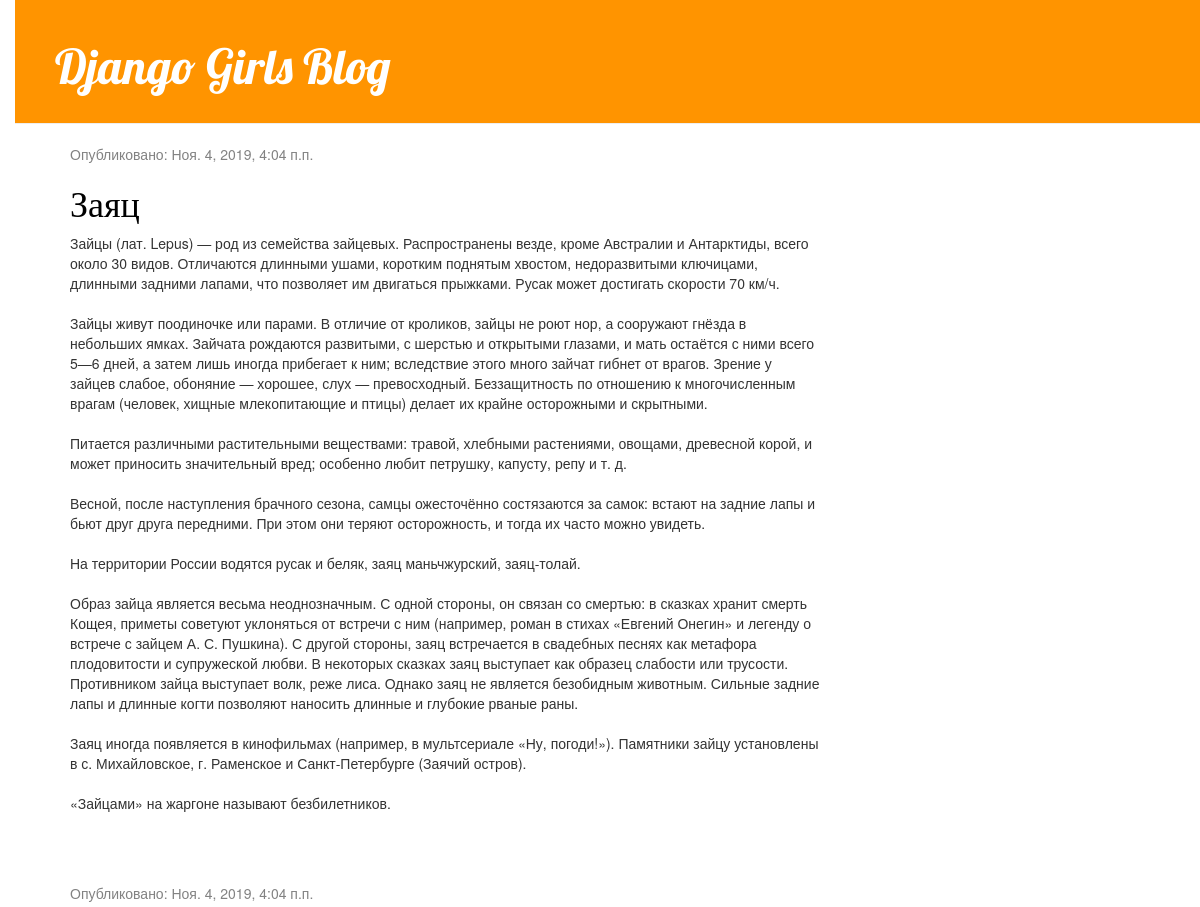
The app's page / (upper part), older data.
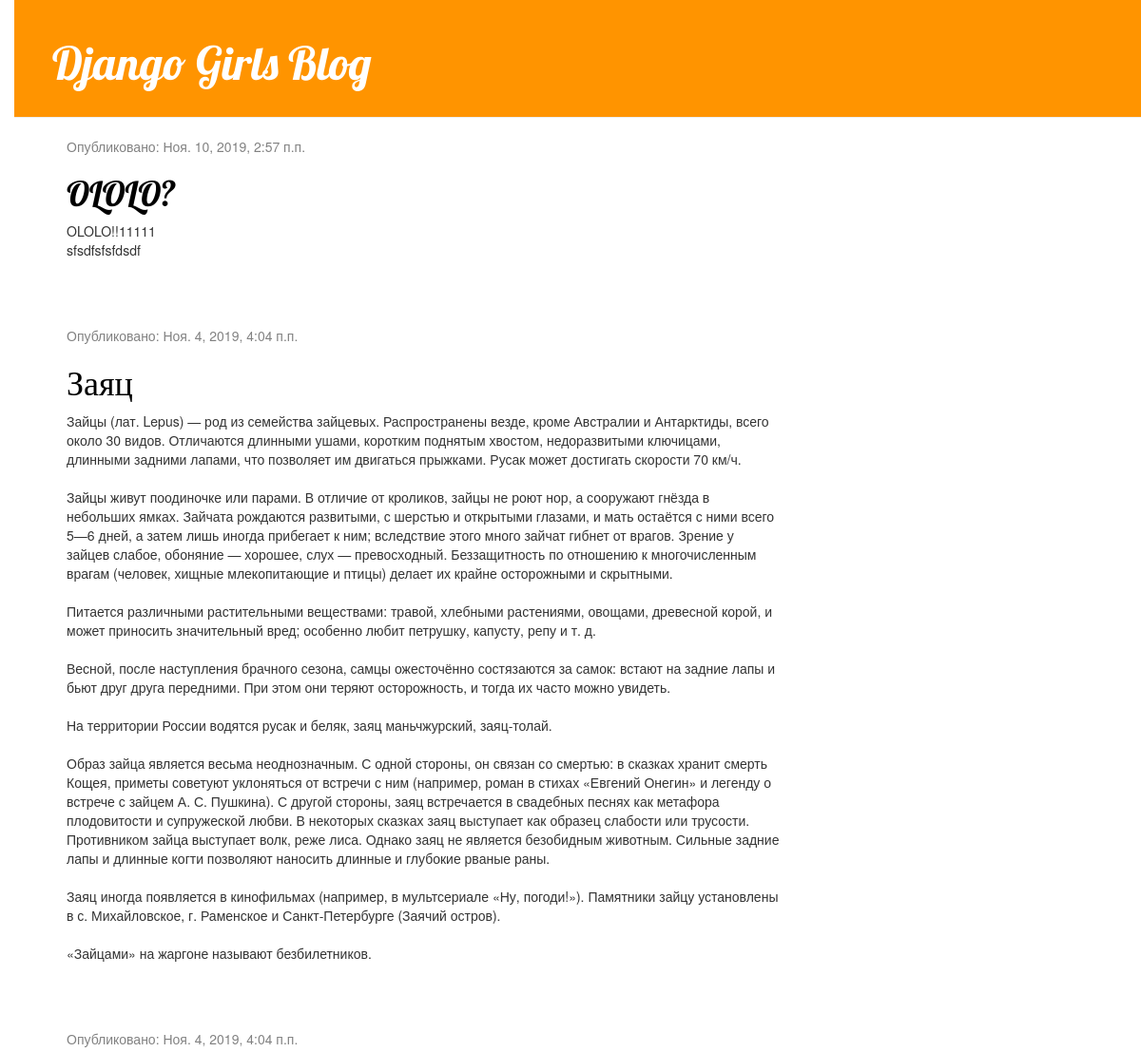
The same page, newer data.
### blog/models.py (models this page shows, shortened)
class Post(models.Model):
    author = models.ForeignKey(settings.AUTH_USER_MODEL, on_delete=models.CASCADE)
    title = models.CharField(max_length=200)
    text = models.TextField()
    created_date = models.DateTimeField(default=timezone.now)
    published_date = models.DateTimeField(blank=True, null=True)

### blog/views.py (the view)
# urls.py: path('', views.post_list, name='post_list'),
def post_list(request):
    posts = Post.objects.filter(published_date__lte=timezone.now()).order_by('-published_date')
    return render(request, 'blog/post_list.html', {'posts': posts})

### blog/templates/blog/post_list.html
{% extends 'blog/base.html' %}
{% block content %}
{% for post in posts %}
        <div class="post">
            <div class="date">
                <p>Опубликовано: {{ post.published_date }}</p>
            </div>
            <h1><a href="{% url 'post_detail' pk=post.pk %}">{{ post.title }}</a></h1>
            <p>{{ post.text|linebreaksbr }}</p>
        </div>
    {% endfor %}
{% endblock %}

### blog/templates/blog/base.html (shortened to what this page needs)
{% load static %}
<html>
    <head>
        <link rel="stylesheet" href="//maxcdn.bootstrapcdn.com/bootstrap/3.2.0/css/bootstrap.min.css">
        <link rel="stylesheet" href="//maxcdn.bootstrapcdn.com/bootstrap/3.2.0/css/bootstrap-theme.min.css">
        <link rel="stylesheet" href="{% static 'css/blog.css' %}">
    </head>
    <body>
    <div class="page-header">
        <h1><a href="/">Django Girls Blog</a></h1>
    </div>
    <div class="content container">
        <div class="row">
            <div class="col-md-8">
                {% block content %}
                {% endblock %}
            </div>
        </div>
    </div>
    </body>
</html>

### blog/static/css/blog.css (style rules this page uses)
h1 a { color: #FCA205; font-family: 'Lobster'; }
body { padding-left: 15px; }
.page-header { background-color: #ff9400; margin-top: 0; padding: 20px 20px 20px 40px; }
.page-header h1, .page-header h1 a, .page-header h1 a:visited, .page-header h1 a:active { color: #ffffff; font-size: 36pt; text-decoration: none; }
.content { margin-left: 40px; }
h1, h2, h3, h4 { font-family: 'Lobster', cursive; }
.date { color: #828282; }
.post { margin-bottom: 70px; }
.post h1 a, .post h1 a:visited { color: #000000; }

Row changes from the older to the newer data that the page shows:
added Post: published_date "Ноя. 10, 2019, 2:57 п.п.", title "OLOLO?", text "OLOLO!!11111 sfsdfsfsfdsdf"
